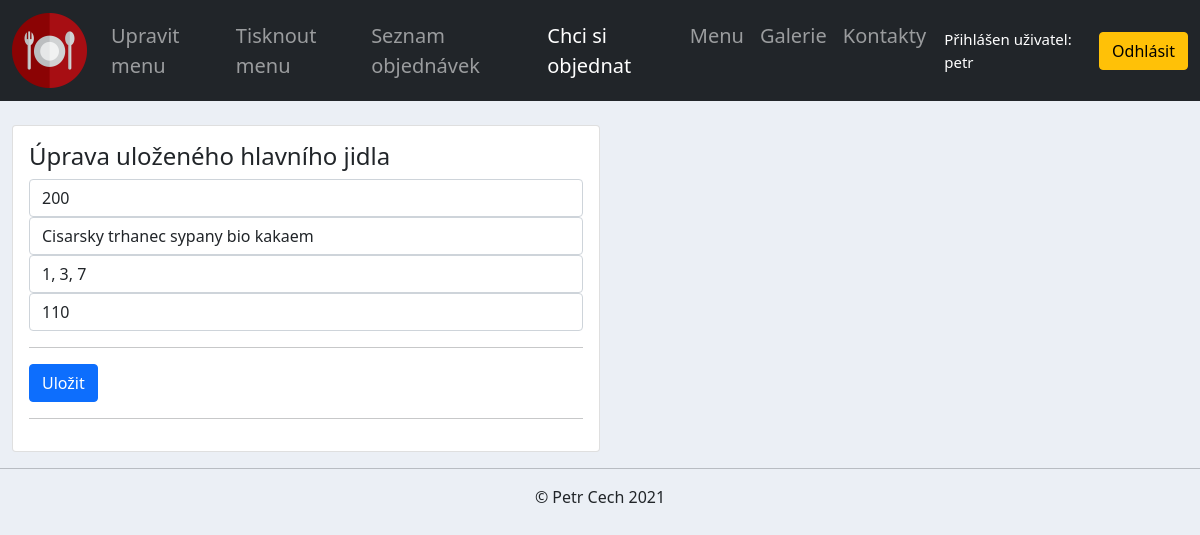
Page /edit_meal/10/ (signed in) on the earlier database version.
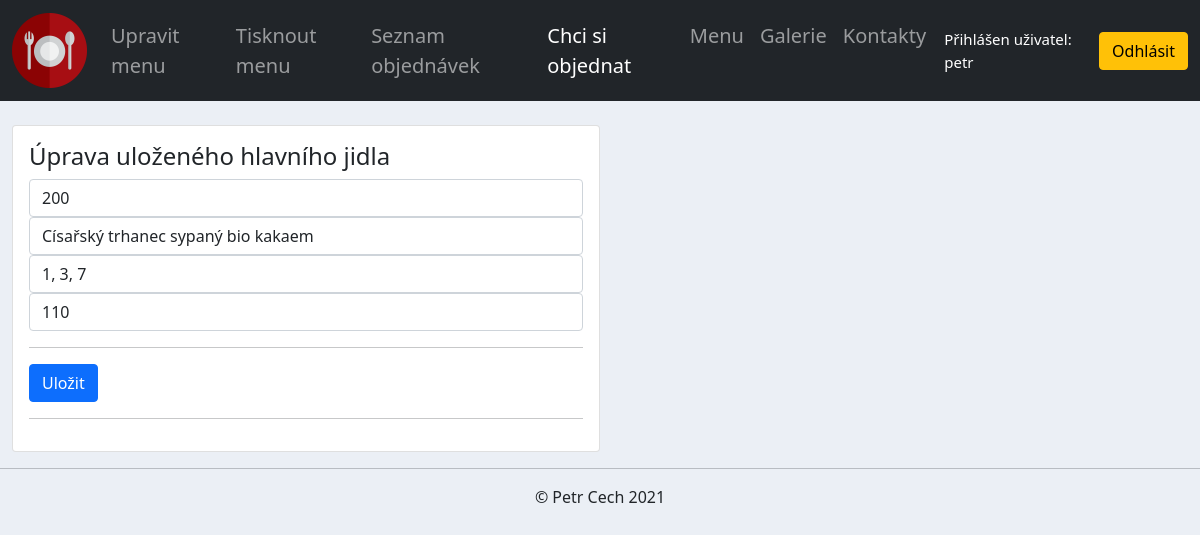
Same page on the later database version.
### accounts/models.py (models this page shows, shortened)
class Meal(models.Model):
    portion = models.IntegerField(null=True)
    name = models.CharField(max_length=200, null=True)
    alergens = models.CharField(max_length=200, null=True)
    price = models.PositiveIntegerField(null=True, default=110)

### accounts/views.py (the view)
# urls.py: path('edit_meal/<str:pk>/', views.editMeal, name='edit_meal'),
@login_required(login_url='login')
def editMeal(request, pk):
    menu = Menu.objects.last()
    meal = Meal.objects.get(id=pk)
    formMeal = EditMealForm(instance=meal)
    if request.method == 'POST' and 'AddMeal' in request.POST:
        formMeal = EditMealForm(request.POST, instance=meal)
        if formMeal.is_valid():
            formMeal.save()
            messages.success(request, f'Hlavní jídlo upraveno!')
            return redirect('/edit_menu/1')
    context = {
        'menu': menu,
        'formMeal': formMeal,
        'meal': meal,
    }
    return render(request, 'accounts/edit_meal.html', context)

### accounts/forms.py
class EditMealForm(ModelForm):
    class Meta:
        model = Meal
        fields = '__all__'

### accounts/templates/accounts/edit_meal.html (shortened to what this page needs)
{%  extends 'accounts/main.html' %}
{% load static %}
{% block content %}
<br>
<div class="col-md-6">
    <div class="card card-body">
        <h4>Úprava uloženého hlavního jidla</h4>
        <form action="" method="POST">
          <input type="number" name="portion" value="{{meal.portion}}"class="form-control" placeholder="Porce" required="" id="id_portion">
          <input type="text" name="name" value="{{meal.name}}" maxlength="200" class="form-control" placeholder="Název" required="" id="id_name">
          <input type="text" name="alergens" value="{{meal.alergens}}" maxlength="200" class="form-control" placeholder="Alergeny" required="" id="id_alergens">
          <input type="number" name="price" value="110" min="0" class="form-control" placeholder="Cena" required="" id="id_price">
          <hr>
          <input class="btn btn-primary btn-block" type="submit" name="AddMeal" value="Uložit">
          <hr>
        </form>
    </div>
</div>
{% endblock %}

Differences in the rows shown:
changed Meal: name "Cisarsky trhanec sypany bio kakaem" → "Císařský trhanec sypaný bio kakaem"
